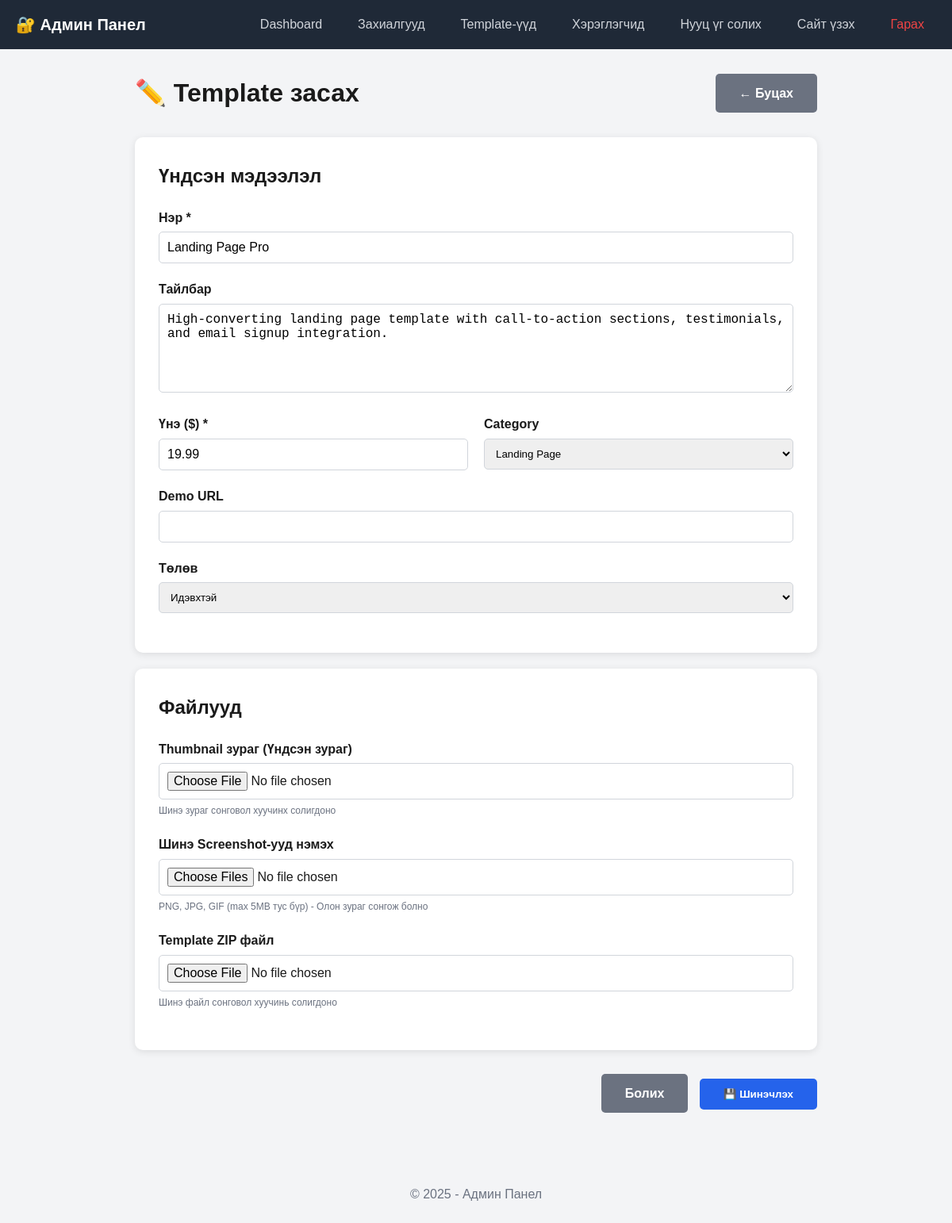
/admin/template-edit.php?id=3 (signed in), run on the app's committed database.
### tables this page shows
CREATE TABLE IF NOT EXISTS templates (
    id INT PRIMARY KEY AUTO_INCREMENT,
    name VARCHAR(255) NOT NULL,
    description TEXT,
    price DECIMAL(10,2) NOT NULL,
    thumbnail VARCHAR(255) COMMENT 'Main preview image',
    demo_url VARCHAR(255) COMMENT 'Live demo URL',
    file_path VARCHAR(255) COMMENT 'Downloadable ZIP file path',
    category VARCHAR(100),
    status ENUM('active', 'inactive') DEFAULT 'active',
    created_at TIMESTAMP DEFAULT CURRENT_TIMESTAMP,
    updated_at TIMESTAMP DEFAULT CURRENT_TIMESTAMP ON UPDATE CURRENT_TIMESTAMP,

    INDEX idx_status (status),
    INDEX idx_category (category),
    INDEX idx_created_at (created_at)
);

### admin/template-edit.php (the view, shortened to what this page needs)
<?php
require_once '../includes/config.php';
include 'header.php';
$template_id = (int)$_GET['id'];
$sql = "SELECT * FROM templates WHERE id = ?";
$stmt = $conn->prepare($sql);
$stmt->bind_param("i", $template_id);
$stmt->execute();
$result = $stmt->get_result();
$template = $result->fetch_assoc();
?>
<div class="container" style="max-width: 900px; margin-bottom: 60px;">
    <div style="display: flex; justify-content: space-between; align-items: center; margin-bottom: 30px;">
        <h1>✏️ Template засах</h1>
        <a href="templates.php" class="btn" style="background: #6b7280; color: white;">← Буцах</a>
    </div>
    <form method="POST" action="" data-loading="Template шинэчлэж байна..." data-loading-overlay enctype="multipart/form-data">
        <div style="background: white; padding: 30px; border-radius: 10px; box-shadow: 0 2px 10px rgba(0,0,0,0.1);">
            <h2 style="margin-bottom: 20px;">Үндсэн мэдээлэл</h2>
            <div class="form-group">
                <label>Нэр *</label>
                <input type="text" name="name" required value="<?php echo htmlspecialchars($template['name']); ?>">
            </div>
            <div class="form-group">
                <label>Тайлбар</label>
                <textarea name="description" rows="5"><?php echo htmlspecialchars($template['description']); ?></textarea>
            </div>
            <div style="display: grid; grid-template-columns: 1fr 1fr; gap: 20px;">
                <div class="form-group">
                    <label>Үнэ ($) *</label>
                    <input type="number" name="price" step="0.01" min="0" required value="<?php echo $template['price']; ?>">
                </div>
                <div class="form-group">
                    <label>Category</label>
                    <select name="category" style="width: 100%; padding: 10px; border: 1px solid #d1d5db; border-radius: 5px;">
                        <option value="Landing Page" <?php echo ($template['category'] == 'Landing Page') ? 'selected' : ''; ?>>Landing Page</option>
                    </select>
                </div>
            </div>
            <div class="form-group">
                <label>Demo URL</label>
                <input type="url" name="demo_url" value="<?php echo htmlspecialchars($template['demo_url']); ?>">
            </div>
            <div class="form-group">
                <label>Төлөв</label>
                <select name="status" style="width: 100%; padding: 10px; border: 1px solid #d1d5db; border-radius: 5px;">
                    <option value="active" <?php echo ($template['status'] == 'active') ? 'selected' : ''; ?>>Идэвхтэй</option>
                </select>
            </div>
        </div>
        <div style="background: white; padding: 30px; border-radius: 10px; box-shadow: 0 2px 10px rgba(0,0,0,0.1); margin-top: 20px;">
            <h2 style="margin-bottom: 20px;">Файлууд</h2>
            <div class="form-group">
                <label>Thumbnail зураг (Үндсэн зураг)</label>
                <input type="file" name="thumbnail" accept="image/*">
                <p style="color: #6b7280; font-size: 12px; margin-top: 5px;">Шинэ зураг сонговол хуучинх солигдоно</p>
            </div>
            <div class="form-group">
                <label>Шинэ Screenshot-ууд нэмэх</label>
                <input type="file" name="screenshots[]" accept="image/*" multiple>
                <p style="color: #6b7280; font-size: 12px; margin-top: 5px;">
                    PNG, JPG, GIF (max 5MB тус бүр) - Олон зураг сонгож болно
                </p>
            </div>
            <div class="form-group">
                <label>Template ZIP файл</label>
                <input type="file" name="zip_file" accept=".zip">
                <p style="color: #6b7280; font-size: 12px; margin-top: 5px;">Шинэ файл сонговол хуучинь солигдоно</p>
            </div>
        </div>
        <div style="margin-top: 30px; text-align: right;">
            <a href="templates.php" class="btn" style="background: #6b7280; color: white; margin-right: 10px;">Болих</a>
            <button type="submit" class="btn btn-primary">💾 Шинэчлэх</button>
        </div>
    </form>
</div>
<?php include 'footer.php'; ?>

### css/style.css (style rules this page uses)
* { margin: 0; padding: 0; box-sizing: border-box; }
body { font-family: Arial, sans-serif; line-height: 1.6; color: #1a1a1a; }
.container { max-width: 1200px; margin: 0 auto; padding: 0 20px; }
.btn { display: inline-block; padding: 12px 30px; border-radius: 5px; text-decoration: none; font-weight: bold; cursor: pointer; border: none; transition: all 0.3s; }
.btn-primary { background: #2563eb; color: white; }
.form-group { margin-bottom: 20px; }
.form-group label { display: block; margin-bottom: 5px; font-weight: bold; }
.form-group input, .form-group textarea { width: 100%; padding: 10px; border: 1px solid #d1d5db; border-radius: 5px; font-size: 16px; }

### data on the page
templates: name "Landing Page Pro", description "High-converting landing page template with call-to-action sections, testimonials, and email signup integration.", price "19.99", category "Landing Page", status "Идэвхтэй"
